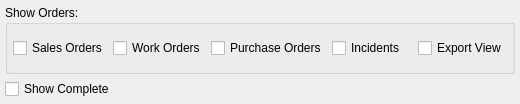
<?xml version="1.0" encoding="UTF-8"?>
<ui version="4.0">
 <comment>This file is part of the xTuple ERP: PostBooks Edition, a free and
open source Enterprise Resource Planning software suite,
Copyright (c) 1999-2018 by OpenMFG LLC, d/b/a xTuple.
It is licensed to you under the Common Public Attribution License
version 1.0, the full text of which (including xTuple-specific Exhibits)
is available at www.xtuple.com/CPAL.  By using this software, you agree
to be bound by its terms.</comment>
 <class>projects</class>
 <widget class="QWidget" name="projects">
  <property name="geometry">
   <rect>
    <x>0</x>
    <y>0</y>
    <width>520</width>
    <height>104</height>
   </rect>
  </property>
  <property name="windowTitle">
   <string>List Projects</string>
  </property>
  <layout class="QVBoxLayout" name="verticalLayout">
   <item>
    <widget class="QGroupBox" name="_ordersGroup">
     <property name="title">
      <string>Show Orders:</string>
     </property>
     <layout class="QHBoxLayout" name="horizontalLayout">
      <item>
       <widget class="QCheckBox" name="_salesOrders">
        <property name="text">
         <string>Sales Orders</string>
        </property>
       </widget>
      </item>
      <item>
       <widget class="QCheckBox" name="_workOrders">
        <property name="text">
         <string>Work Orders</string>
        </property>
       </widget>
      </item>
      <item>
       <widget class="QCheckBox" name="_purchaseOrders">
        <property name="text">
         <string>Purchase Orders</string>
        </property>
       </widget>
      </item>
      <item>
       <widget class="QCheckBox" name="_incidents">
        <property name="text">
         <string>Incidents</string>
        </property>
       </widget>
      </item>
      <item>
       <spacer name="horizontalSpacer">
        <property name="orientation">
         <enum>Qt::Horizontal</enum>
        </property>
        <property name="sizeHint" stdset="0">
         <size>
          <width>40</width>
          <height>20</height>
         </size>
        </property>
       </spacer>
      </item>
      <item>
       <widget class="QCheckBox" name="_showHierarchy">
        <property name="text">
         <string>Export View</string>
        </property>
       </widget>
      </item>
     </layout>
    </widget>
   </item>
   <item>
    <widget class="XCheckBox" name="_showComplete">
     <property name="text">
      <string>Show Complete</string>
     </property>
    </widget>
   </item>
  </layout>
 </widget>
 <layoutdefault spacing="5" margin="5"/>
 <customwidgets>
  <customwidget>
   <class>XCheckBox</class>
   <extends>QCheckBox</extends>
   <header>xcheckbox.h</header>
  </customwidget>
 </customwidgets>
 <resources/>
 <connections/>
</ui>
